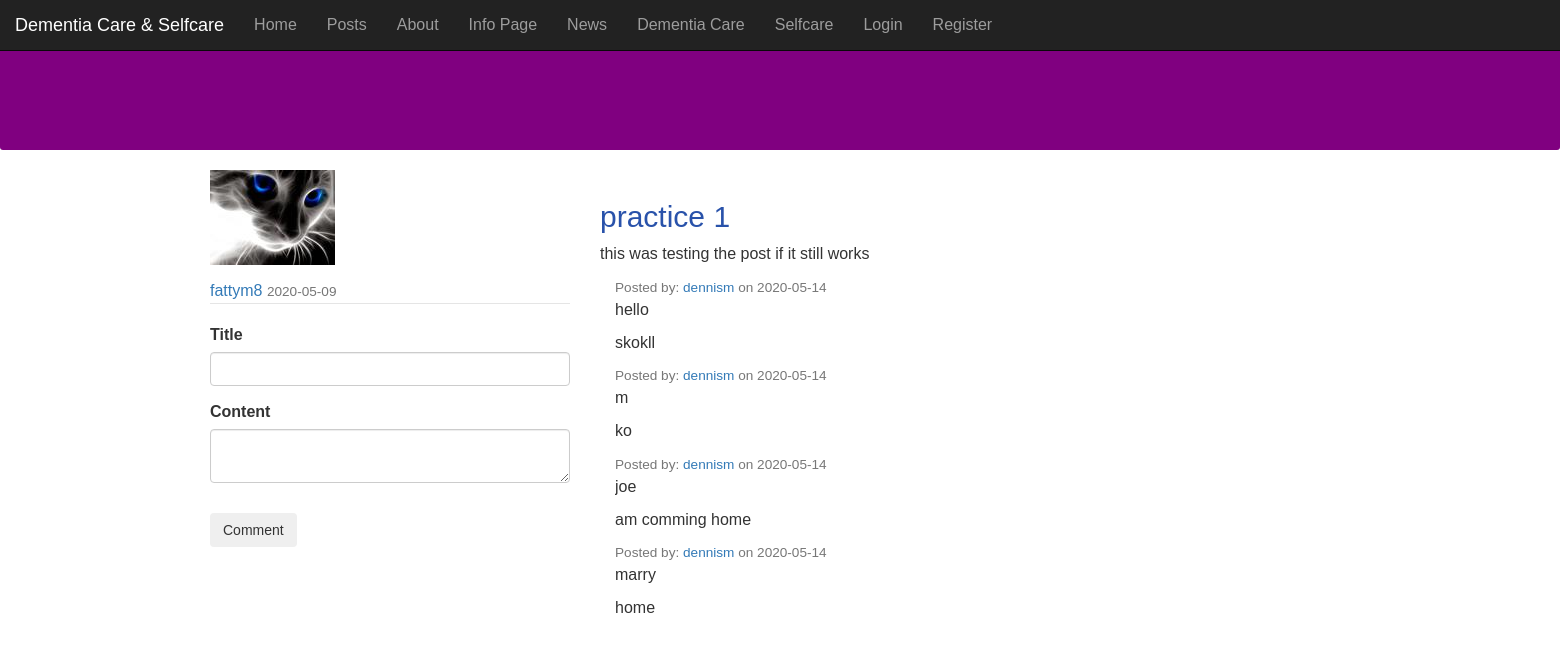
The page /post/3 on the database as committed earlier.
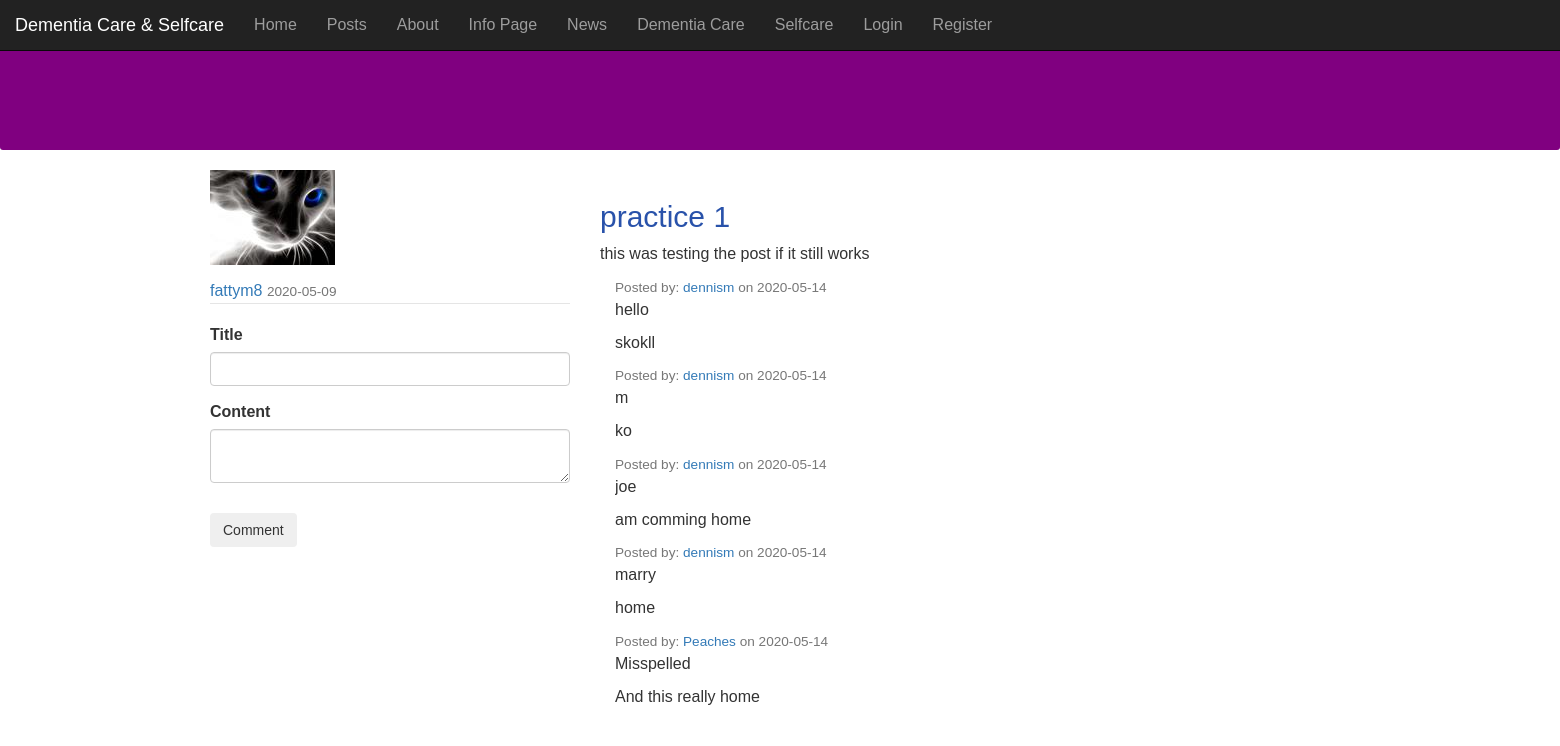
The same page on the database as committed later.
### flask3/models.py (models this page shows, shortened)
class Comment(db.Model):
    id = db.Column(db.Integer, primary_key=True)
    title = db.Column(db.String(100), nullable=False)
    date_posted = db.Column(db.DateTime, nullable=False, default=datetime.utcnow)
    content = db.Column(db.Text, nullable=False)
    user_id = db.Column(db.Integer, db.ForeignKey('user.id'), nullable=False)

class User(db.Model,UserMixin):
    id = db.Column(db.Integer, primary_key=True)
    username = db.Column(db.String(20), unique=True, nullable=False)
    email = db.Column(db.String(120), unique=True, nullable=False)
    image_file = db.Column(db.String(20), nullable=False, default='default.jpg')
    password = db.Column(db.String(60), nullable=False)
    posts = db.relationship('Post', backref='author', lazy=True)
    comments = db.relationship('Comment', backref='author', lazy=True)

### flask3/routes.py (the view)
@app.route("/post/<int:post_id>", methods=["POST", "GET"])
def post(post_id):
    post = Post.query.get_or_404(post_id)
    comments = Comment.query.all()
    form = CommentForm()
    if form.validate_on_submit():
        comments = Comment(title=form.title.data,content=form.content.data, author=current_user)
        db.session.add(comments)
        db.session.commit()
        flash('Your comment has been created!', 'success')
        return redirect(url_for('home'))
    return render_template('post.html', title=post.title, post=post, form=form, comments=comments)

### flask3/forms.py
class CommentForm(FlaskForm):
    title = StringField('Title', validators=[DataRequired()])
    content = TextAreaField('Content', validators=[DataRequired()])
    submit = SubmitField('Comment')

### flask3/templates/post.html (shortened to what this page needs)
{% extends 'bootstrap/base.html' %}
{% block styles %}
{{super()}}
<link rel="stylesheet" type="text/css" href="{{ url_for('static', filename='post.css') }}">
{% endblock %}
{% block navbar %}
{% include 'navbar.html' %}
<div class ="info" ></div>
<main role="main" class="container">
  <div class="row">
    <div class="col-md-4">
      <img class="img-responsive rounded-circle article-img" src="{{ url_for('static', filename='profile_pics/' + post.author.image_file) }}">
      <article class="media content-section">
        <div class="media-body">
          <div class="article-metadata">
            <a class="mr-2" href="#">{{ post.author.username }}</a>
            <small class="text-muted">{{ post.date_posted.strftime('%Y-%m-%d') }}</small>
          </div>
        </div>
      </article>
      <div class="content-section">
        <form method="POST" action="">
            <fieldset class="form-group">
                <legend class="border-bottom mb-4">{{ legend }}</legend>
                <div class="form-group">
                    {{ form.title.label(class="form-control-label") }}
                    {% if form.title.errors %}
                        {{ form.title(class="form-control form-control-lg is-invalid") }}
                        <div class="invalid-feedback">
                            {% for error in form.title.errors %}
                                <span>{{ error }}</span>
                            {% endfor %}
                        </div>
                    {% else %}
                        {{ form.title(class="form-control form-control-lg") }}
                    {% endif %}
                </div>
                <div class="form-group">
                    {{ form.content.label(class="form-control-label") }}
                    {% if form.content.errors %}
                        {{ form.content(class="form-control form-control-lg is-invalid") }}
                        <div class="invalid-feedback">
                            {% for error in form.content.errors %}
                                <span>{{ error }}</span>
                            {% endfor %}
                        </div>
                    {% else %}
                        {{ form.content(class="form-control form-control-lg") }}
                    {% endif %}
                </div>
            </fieldset>
            <div class="form-group">
                {{ form.submit(class="btn btn-outline-info") }}
            </div>
        </form>
      </div>
    </div>
    <div class="col-md-8">
      <article class="media content-section">
        <div class="media-body">
          <h2 class="article-title">{{ post.title }}</h2>
          <p class="article-content">{{ post.content }}</p>
        </div>
      </article>
      <div>
      {% for comment in comments %}
        <div class="container mt-2 mb-3">
          <div class="">
            <div class="media-body">
              <div class="article-metadata">
                <small class="text-muted">Posted by:
                  <a href="">{{ comment.author.username }}</a>
                  on {{ comment.date_posted.strftime('%Y-%m-%d') }}</small>
              </div>
              <p class="article-content">{{ comment.title }}</p>
              <p class="article-content">{{ comment.content }}</p>
            </div>
          </div>
        </div>
      {% endfor %}
    </div>
  </div>
  </div>
</main>
{% endblock %}

Rows that differ between the two databases and show on the page:
added Comment: author.username "Peaches", date_posted "2020-05-14", title "Misspelled", content "And this really home"
